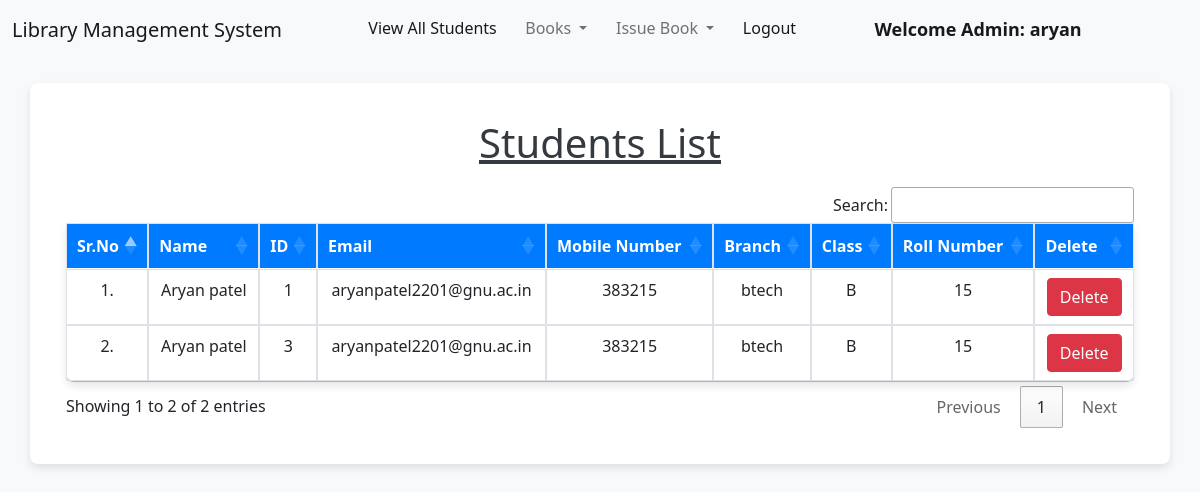
The page /view_students/ (signed in) on the database its author committed.
### library/models.py (models this page shows, shortened)
class Student(models.Model):
    user = models.OneToOneField(User, on_delete=models.CASCADE)
    classroom = models.CharField(max_length=10)
    branch = models.CharField(max_length=10)
    roll_no = models.CharField(max_length=3, blank=True)
    phone = models.CharField(max_length=10, blank=True)
    image = models.ImageField(upload_to="", blank=True)

### library/views.py (the view)
# urls.py: path("view_students/", views.view_students, name="view_students"),
@login_required(login_url = '/admin_login')
def view_students(request):
    students = Student.objects.all()
    return render(request, "view_students.html", {'students':students})

### library/templates/view_students.html (shortened to what this page needs)
{% extends 'admin_navbar.html' %}
{% load static %}
{% block body %}
<div class="container mt-4">
    <h1 class="text-center"><u>Students List</u></h1>
    <table class="table table-hover" id="example">
        <thead>
            <tr class="text-center">
                <th>Sr.No</th>
                <th>Name</th>
                <th>ID</th>
                <th>Email</th>
                <th>Mobile Number</th>
                <th>Branch</th>
                <th>Class</th>
                <th>Roll Number</th>
                <th>Delete</th>
            </tr>
        </thead>
        <tbody>
            {% for student in students %}
            <tr class="text-center">
                <td>{{forloop.counter}}.</td>
                <td>{{student.user.get_full_name}}</td>
                <td>{{student.user.id}}</td>
                <td>{{student.user.email}}</td>
                <td>{{student.phone}}</td>
                <td>{{student.branch}}</td>
                <td>{{student.classroom}}</td>
                <td>{{student.roll_no}}</td>
                <td><a href="/delete_student/{{student.id}}/" class="btn btn-danger" onclick="return confirm('Are you sure you want to delete this student?')">Delete</a></td>
            </tr>
            {% endfor %}
        </tbody>
    </table>
</div>
{% endblock %}

### library/templates/admin_navbar.html (shortened to what this page needs)
<!doctype html>
<html lang="en">
<head>
  <link href="https://cdn.jsdelivr.net/npm/bootstrap@5.1.0/dist/css/bootstrap.min.css" rel="stylesheet">
  <link rel="stylesheet" href="https://cdn.datatables.net/1.10.25/css/jquery.dataTables.min.css">
  <link rel="stylesheet" href="https://cdn.datatables.net/buttons/1.7.1/css/buttons.dataTables.min.css">
</head>
<body>
  <nav class="navbar navbar-expand-lg navbar-light bg-light">
    <div class="container-fluid">
      <a class="navbar-brand" href="#">Library Management System</a>
      <div class="collapse navbar-collapse" id="navbarSupportedContent">
        <ul class="navbar-nav me-auto mb-2 mb-lg-0">
          <li class="nav-item">
            <a class="nav-link active" aria-current="page" href="/view_students/">View All Students</a>
          </li>
          <li class="nav-item dropdown">
            <a class="nav-link dropdown-toggle" href="#" id="navbarDropdownBooks" role="button" data-bs-toggle="dropdown" aria-expanded="false">
              Books
            </a>
          </li>
          <li class="nav-item dropdown">
            <a class="nav-link dropdown-toggle" href="#" id="navbarDropdownIssue" role="button" data-bs-toggle="dropdown" aria-expanded="false">
              Issue Book
            </a>
          </li>
          <li class="nav-item">
            <a class="nav-link active" aria-current="page" href="/logout/">Logout</a>
          </li>
          <li class="nav-item">
            <a style="font-weight:600; font-family:'Segoe UI', Tahoma, Geneva, Verdana, sans-serif; font-size: large;" class="nav-link active" href="#">Welcome Admin: {{request.user}}</a>
          </li>
        </ul>
      </div>
    </div>
  </nav>
  {% block body %}
  {% endblock %}
</body>
</html>

### library/templates/view_students.html (style rules this page uses)
body { background-color: #f8f9fa; }
.container { margin-top: 4%; border-radius: 0.5rem; background: #fff; box-shadow: 0 4px 8px rgba(0,0,0,0.1); padding: 3%; }
h1 { text-align: center; margin-bottom: 20px; color: #343a40; text-decoration: underline; }
.table { width: 100%; background-color: #fff; box-shadow: 0 4px 8px rgba(0,0,0,0.1); border-radius: 0.5rem; }
.table th { background-color: #007bff; color: #fff; }
.table td, .table th { border: 1px solid #dee2e6; padding: 8px; text-align: center; }
.btn-danger { background-color: #dc3545; border-color: #dc3545; }

### rows shown on the page
Student: user.get_full_name "Aryan patel", user.id "1", user.email "aryanpatel2201@gnu.ac.in", phone "383215", branch "btech", classroom "B", roll_no "15"
Student: user.get_full_name "Aryan patel", user.id "3", user.email "aryanpatel2201@gnu.ac.in", phone "383215", branch "btech", classroom "B", roll_no "15"

### other values the page prints
{{ request.user }} "aryan"
